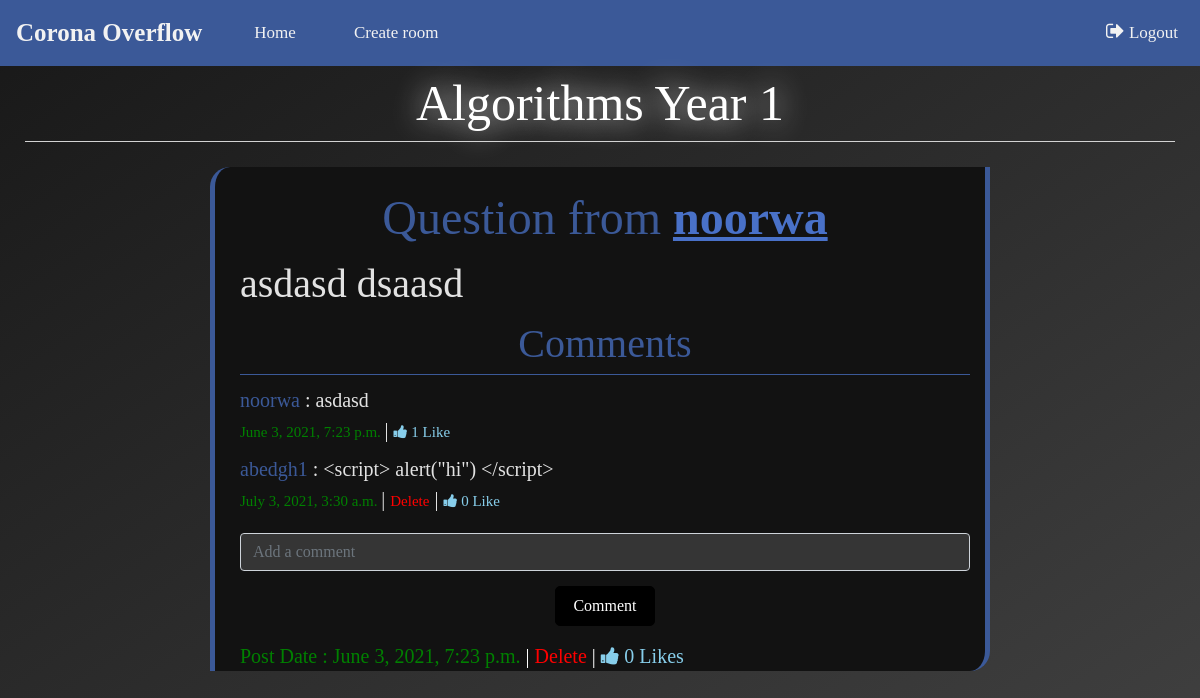
The page /home/room/Algorithms Year 1/ (signed in) on the database as committed earlier.
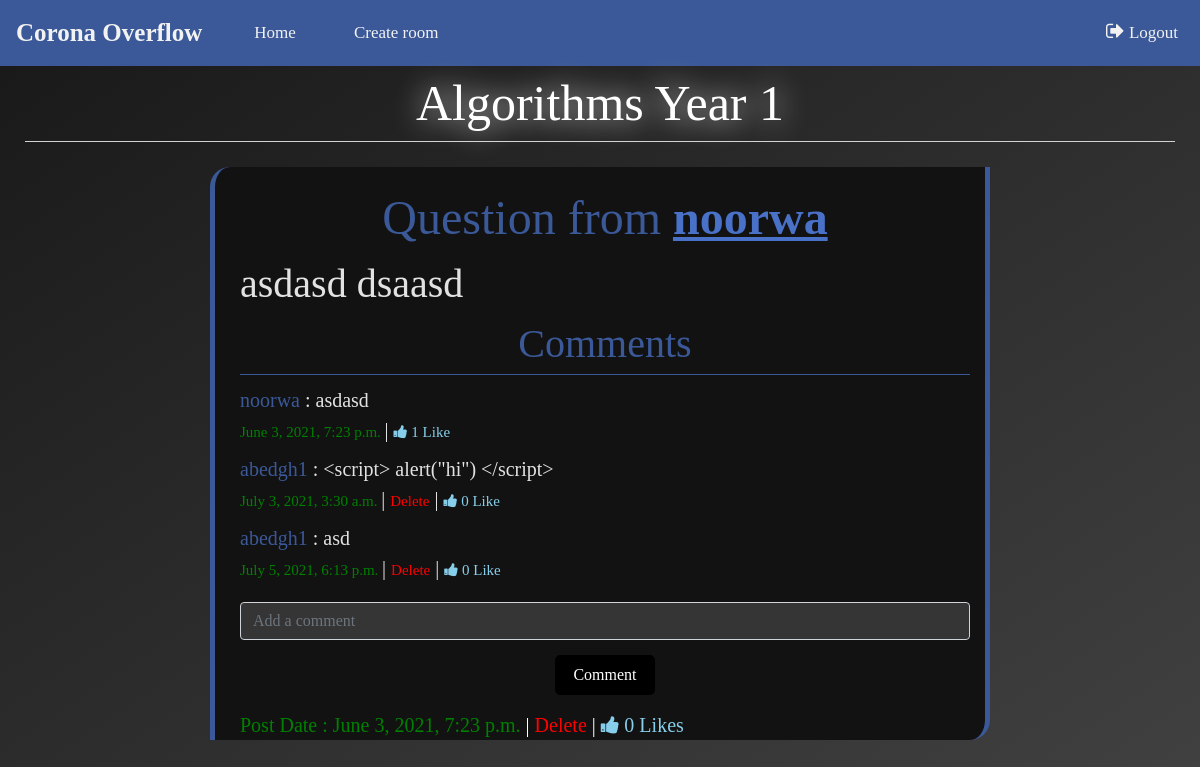
The same page on the database as committed later.
### blog/models.py (models this page shows)
class blog(models.Model):
    creator = models.ForeignKey(user,null=True,on_delete=models.SET_NULL)
    question = models.TextField(null=True,max_length=250)
    date = models.DateTimeField(auto_now_add=True)
    likes = models.IntegerField(default=0)
    room = models.ForeignKey(room,null=True,on_delete=models.SET_NULL)

class answer(models.Model):
    creator = models.ForeignKey(user,null=True,on_delete=models.SET_NULL)
    question =  models.ForeignKey(blog,null=True,on_delete=models.SET_NULL)
    answer = models.TextField(null=True,max_length=250)
    likes = models.IntegerField(default=0)
    date = models.DateTimeField(auto_now_add=True)

### blog/views.py (the view, shortened to what this page needs)
# urls.py: path('home/room/<str:name>/', inside_room , name='inside-room'),
@login_required(login_url='loginpage')
def inside_room(request,name):
    form = BlogModelForm(request.POST or None)
    form1 = AnswerModelForm(request.POST or None)
    obj = user.objects.filter(username=request.user).first()
    r = room.objects.get(name=name)
    blogs = blog.objects.filter(room=r).order_by('date').reverse()
    answers = answer.objects.all()
    content = {'blogs':blogs, 'obj':obj, 'name':name , 'answers':answers, 'form':form, 'form1':form1}
    return render(request,'inside_room.html',content)

### Group11/forms.py
class BlogModelForm(forms.ModelForm):
    class Meta:
        model = blog
        fields = ['question']
        widgets = {
            'question': forms.Textarea(attrs={'class': 'form-control input-text','placeholder': 'Your Question','rows':4}),
        }

class AnswerModelForm(forms.ModelForm):
    class Meta:
        model = answer
        fields = ['answer']
        widgets = {
            'answer': forms.TextInput(attrs={'class': 'form-control input-text answer','placeholder': 'Add a comment'}),
        }

### Group11/templates/inside_room.html (shortened to what this page needs)
{% extends "base.html" %}
{% block title %} {{name}} {% endblock %}
{% block style %}
{% load static %}
<link rel="stylesheet" href="{% static 'css/inside_room.css' %}">
<link rel="stylesheet" href="https://cdnjs.cloudflare.com/ajax/libs/font-awesome/4.7.0/css/font-awesome.min.css">
{% endblock %}
{% block nav-items %}
    <a href="{% url 'home' %}" class="newroom" style=" margin-left: 20px;">Home</a>
    {% if obj.is_teacher %}
        <a href="{% url 'create-room' %}" class="newroom" style="margin-left: 20px;">Create room</a>
    {% endif %}
{% endblock %}
{% block content %}
{% for blog in blogs %}
<div class="room" >
    <div style="font-size: 40px; color:hsla(0, 100%, 100%, 0.88) ; display: block;" >
        <div style="color: #3b5998; text-align: center; font-size: larger;">Question from <span style="color:#4971c8; text-decoration: underline; font-weight: 700;">{{blog.creator}}</span> </div>
        <div > {{blog.question}}</div>
        <div style="margin-bottom: 10px; text-align: center; color: #3b5998; width: 100%; border-bottom: 1px solid #3b5998;">Comments</div>
        {% for answer in answers %}
            {% if  answer.question == blog %}
            <div>
                <div style="display: inline-block;  font-size: 20px;">
                    <div>
                        <div style="display: inline-block; color: #3b5998;">{{answer.creator}}</div>
                         : {{answer.answer}}
                    </div>
                     <span style="   font-size: 15px; color: green;">
                        {{ answer.date }}
                    </span>
                    {% if obj.username == answer.creator.username %} | <a style="color:red; font-size: 15px;" href="{% url 'delete-answer' name answer.pk %}">Delete</a>{% endif %}
                    | <a style="font-size: 15px;" href="{% url 'likeanswer' name answer.pk %}" class="fa fa-thumbs-up faa"> {{ answer.likes }} Like</a>
                </div>
            </div>
            {% endif %}
        {% endfor %}
        <form style="text-align: center; margin-top: 10px;"  method="post" action={% url 'create_answer' name blog.pk %}>
            {{form1.answer}}
            <button style="margin: 15px; width: 100px;"  type="submit" class="btn btn-black">Comment</button>
        <span style=" display: block;  font-size: 20px; color: white;">
            <span style="color: green;"> Post Date : {{ blog.date }}</span>
            {% if obj.username == blog.creator.username or obj.is_teacher %} | <a style="color:red;" href="{% url 'delete-blog' name blog.pk %}">Delete</a>{% endif %}
            | <a href="{% url 'like' name blog.pk %}" class="fa fa-thumbs-up faa"> {{ blog.likes }} Likes</a>
        </span>
    </div>
</div>
{% endfor %}
{% endblock %}

Rows that differ between the two databases and show on the page:
added answer: creator "abedgh1", answer "asd", date "July 5, 2021, 6:13 p.m.", shows "Delete", likes "0"
